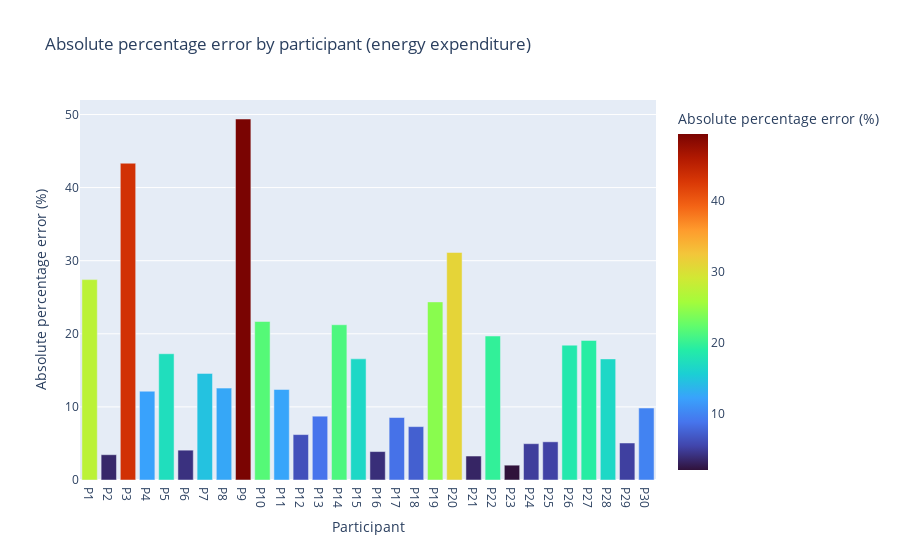

This figure's notebook cell:
### Markdown cell above
#### Plot of absolute percentage error by participant:

### Code cell
df['absolute_percentage_errors'] = (absolute_errors.abs() / df['cosmed_ee']) * 100

fig = px.bar(
    df,
    x='participant_id',
    y='absolute_percentage_errors',
    title='Absolute percentage error by participant (energy expenditure)',
    labels={"participant_id": 'Participant', "absolute_percentage_errors": 'Absolute percentage error (%)'},
    color="absolute_percentage_errors",
    color_continuous_scale='Turbo'
)

tickvals = list(range(len(df["participant_id"].unique())))
ticktext = [f"P{i+1}" for i in tickvals]

fig.update_xaxes(
    tickmode="array",
    tickvals=tickvals,
    ticktext=ticktext
)

fig.show()

### Figure 1 — Plotly figure (JSON) as saved in the notebook; plotly's stock layout.template omitted (floating-point values rounded to 4 significant figures)
{"data": [{"hovertemplate": "Participant=%{x}<br>Absolute percentage error (%)=%{marker.color}<extra></extra>", "legendgroup": "", "marker": {"color": [27.41, 3.46, 43.33, 12.15, 17.27, 4.082, 14.58, 12.57, 49.38, 21.68, 12.38, 6.211, 8.73, 21.24, 16.57, 3.889, 8.547, 7.303, 24.36, 31.13, 3.279, 19.7, 2.027, 4.969, 5.224, 18.45, 19.09, 16.57, 5.063, 9.845], "coloraxis": "coloraxis", "pattern": {"shape": ""}}, "name": "", "orientation": "v", "showlegend": false, "textposition": "auto", "type": "bar", "x": ["rory p1", "rory p2", "rory p3", "rory p5", "rory p7", "participant01", "participant02", "participant04", "participant05", "participant06", "participant07", "participant08", "participant09", "participant10", "participant11", "participant12", "participant13", "participant14", "participant15", "participant 16", "participant 17", "participant18", "participant19", "participant20", "participant21", "participant22", "participant23", "participant24", "participant25", "participant27"], "xaxis": "x", "y": [27.41, 3.46, 43.33, 12.15, 17.27, 4.082, 14.58, 12.57, 49.38, 21.68, 12.38, 6.211, 8.73, 21.24, 16.57, 3.889, 8.547, 7.303, 24.36, 31.13, 3.279, 19.7, 2.027, 4.969, 5.224, 18.45, 19.09, 16.57, 5.063, 9.845], "yaxis": "y"}], "layout": {"barmode": "relative", "coloraxis": {"colorbar": {"title": {"text": "Absolute percentage error (%)"}}, "colorscale": [[0, "#30123b"], [0.07143, "#4145ab"], [0.1429, "#4675ed"], [0.2143, "#39a2fc"], [0.2857, "#1bcfd4"], [0.3571, "#24eca6"], [0.4286, "#61fc6c"], [0.5, "#a4fc3b"], [0.5714, "#d1e834"], [0.6429, "#f3c63a"], [0.7143, "#fe9b2d"], [0.7857, "#f36315"], [0.8571, "#d93806"], [0.9286, "#b11901"], [1, "#7a0402"]]}, "legend": {"tracegroupgap": 0}, "title": {"text": "Absolute percentage error by participant (energy expenditure)"}, "xaxis": {"anchor": "y", "domain": [0, 1], "tickmode": "array", "ticktext": ["P1", "P2", "P3", "P4", "P5", "P6", "P7", "P8", "P9", "P10", "P11", "P12", "P13", "P14", "P15", "P16", "P17", "P18", "P19", "P20", "P21", "P22", "P23", "P24", "P25", "P26", "P27", "P28", "P29", "P30"], "tickvals": [0, 1, 2, 3, 4, 5, 6, 7, 8, 9, 10, 11, 12, 13, 14, 15, 16, 17, 18, 19, 20, 21, 22, 23, 24, 25, 26, 27, 28, 29], "title": {"text": "Participant"}}, "yaxis": {"anchor": "x", "domain": [0, 1], "title": {"text": "Absolute percentage error (%)"}}}}
